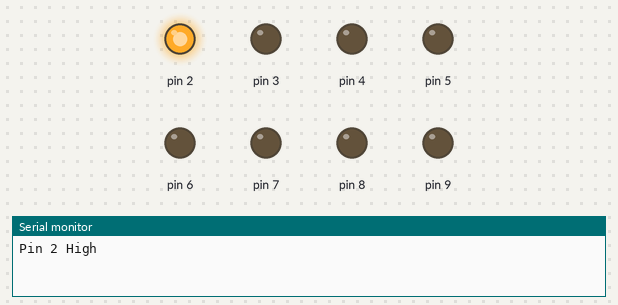
This sketch was run on a simulated Arduino Uno, built with avr-gcc and run on an emulated ATmega328P. Parts: output pins drawn as LEDs (lit = HIGH), the last lines printed to the serial monitor.

Above: at 0.5 s.
At 2.5 s:
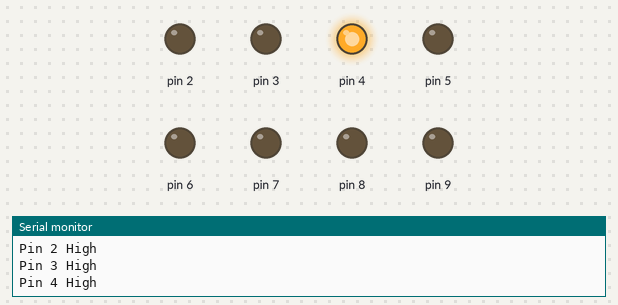
At 3.5 s:
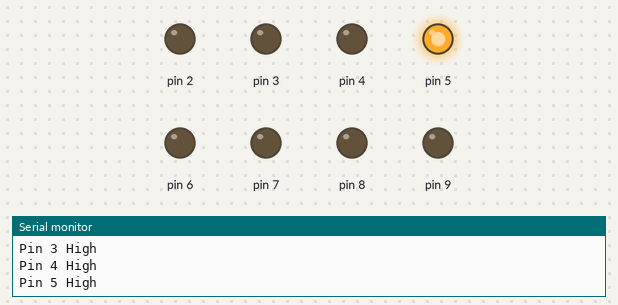
At 4.5 s:
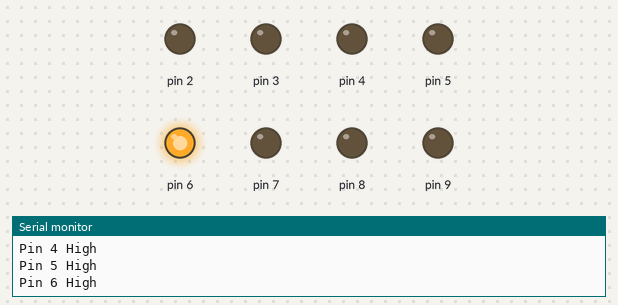
At 6.5 s:
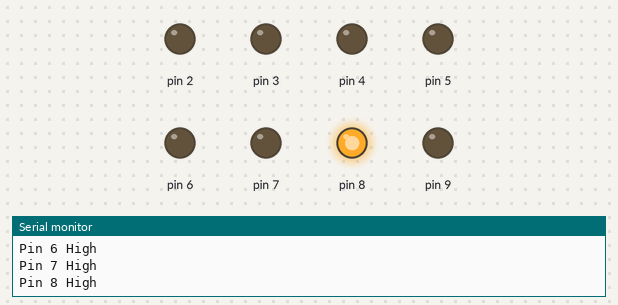
At 9.5 s:
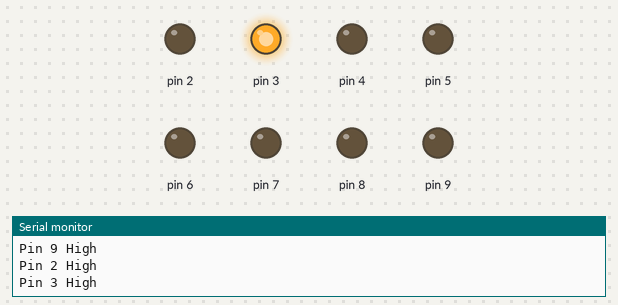
Timing chart, 0 to 10.4 s (numbered marks = the images above):
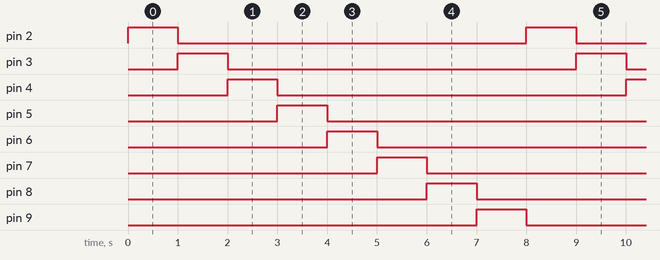

Measured:
- by itself, pin 2–9: alternates HIGH for 1.0 s and LOW for 7.0 s
- by itself, everything shown: repeats every 8.0 s, in 9 steps

The sketch:

OutputPinLoop.ino
```cpp
void setup() {
  Serial.begin(9600);
  for(int i=2;i<10;i++){
    pinMode(i,OUTPUT);
    digitalWrite(i,LOW);
  }
}

void loop() {
  for(int i=2;i<10;i++){
    digitalWrite(i,HIGH);
    Serial.println("Pin " + String(i) + " High");
    delay(1000);
    digitalWrite(i,LOW);
  }
}
```
